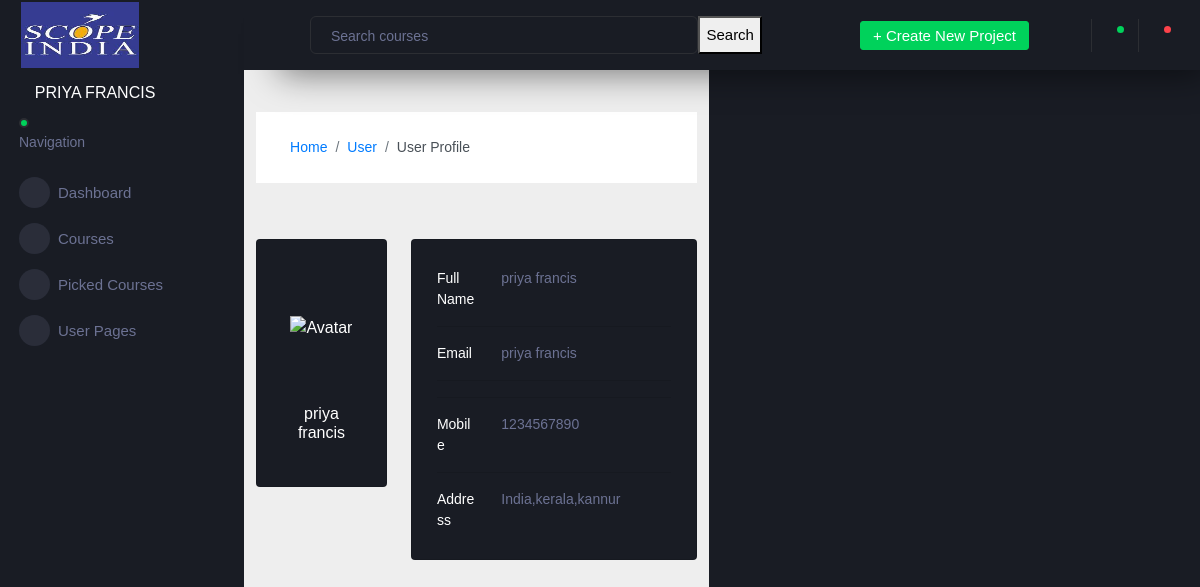
Before: /SI/dashboard/ (signed in) with the older database file.
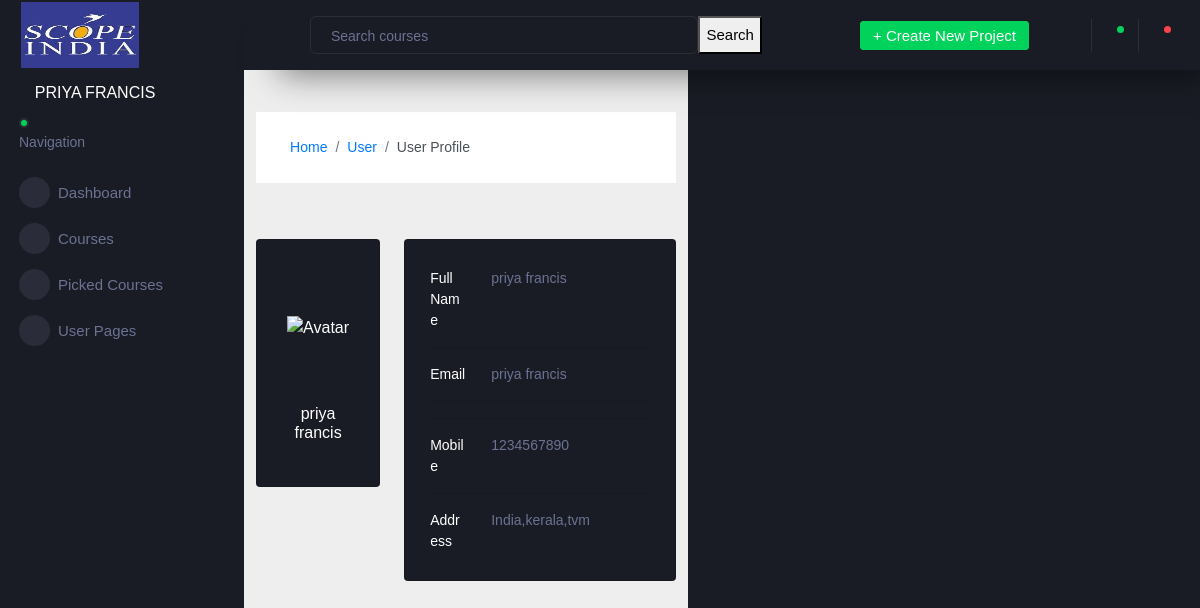
After: the same page with the newer database file.
### SI/models.py (models this page shows)
class Profile(models.Model):
    user = models.OneToOneField(User, on_delete=models.CASCADE)
    forget_token=models.CharField(max_length=1000)
    contact_no = models.IntegerField()
    gender = models.CharField(max_length=30)
    country = models.CharField(max_length=30)
    state = models.CharField(max_length=30)
    city = models.CharField(max_length=30)

### SI/views.py (the view)
# urls.py: path('dashboard/',views.dashboard,name='dashboard'),
def dashboard(request):
    user = request.user
    user_data = User.objects.filter(id=user.id)
    print(user_data)
    print(user.id)
    Profile_data = Profile.objects.filter(user_id=user.id)
    print(Profile_data)
    return render(request, 'dashboard.html', {"userDetails": user, "profiledata": Profile_data})

### templates/dashboard.html
{% extends 'index_admin.html' %}
{% block content %}
<section style="background-color: #eee;">
  <div class="container py-5"  >
    <div class="w-100 p-3"></div>
    <div class="row">
      <div class="w-100 p-3"></div>
      <div class="col">
        <nav aria-label="breadcrumb" class="bg-light rounded-3 p-3 mb-4">
          <ol class="breadcrumb mb-0">
            <li class="breadcrumb-item"><a href="#">Home</a></li>
            <li class="breadcrumb-item"><a href="#">User</a></li>
            <li class="breadcrumb-item active" aria-current="page">User Profile</li>
          </ol>
        </nav>
      </div>
    </div>
    <div class="row">
      <div class="w-100 p-3"></div>
      <div class="col-lg-4">
        <div class="card mb-4">
          <div class="card-body text-center">
            <img src="https://mdbcdn.b-cdn.net/img/Photos/new-templates/bootstrap-chat/ava1-bg.webp"
                alt="Avatar" class="img-fluid my-5" style="width: 80px;" />
            <h5 class="my-3">{{userDetails.first_name}} {{userDetails.last_name}}</h5>
          </div>
        </div>
      </div>
      <div class="col-lg-8">
        <div class="card mb-4">
          <div class="card-body">
            <div class="row">
              <div class="col-sm-3">
                <p class="mb-0">Full Name</p>
              </div>
              <div class="col-sm-9">
                <p class="text-muted mb-0">{{userDetails.first_name}} {{userDetails.last_name}}</p>
              </div>
            </div>
            <hr>
            <div class="row">
              <div class="col-sm-3">
                <p class="mb-0">Email</p>
              </div>
              <div class="col-sm-9">
                <p class="text-muted mb-0">{{userDetails.first_name}} {{userDetails.last_name}}</p>
              </div>
            </div>
            <hr>
            <hr>
            <div class="row">
              <div class="col-sm-3">
                <p class="mb-0">Mobile</p>
              </div>
              <div class="col-sm-9">
                {% for data in profiledata %}
                <p class="text-muted mb-0">{{data.contact_no}}</p>
                {% endfor %}
              </div>
            </div>
            <hr>
            <div class="row">
              <div class="col-sm-3">
                <p class="mb-0">Address</p>
              </div>
              <div class="col-sm-9">
                {% for data in profiledata %}
                <p class="text-muted mb-0">{{data.country}},{{data.state}},{{data.city}}</p>
                {% endfor %}
              </div>
            </div>
          </div>
        </div>
{% endblock %}

Changed rows visible on the page:
removed Profile: contact_no "1234567890", country "India", state "kerala", city "kannur"
added Profile: contact_no "1234567890", country "India", state "kerala", city "tvm"
